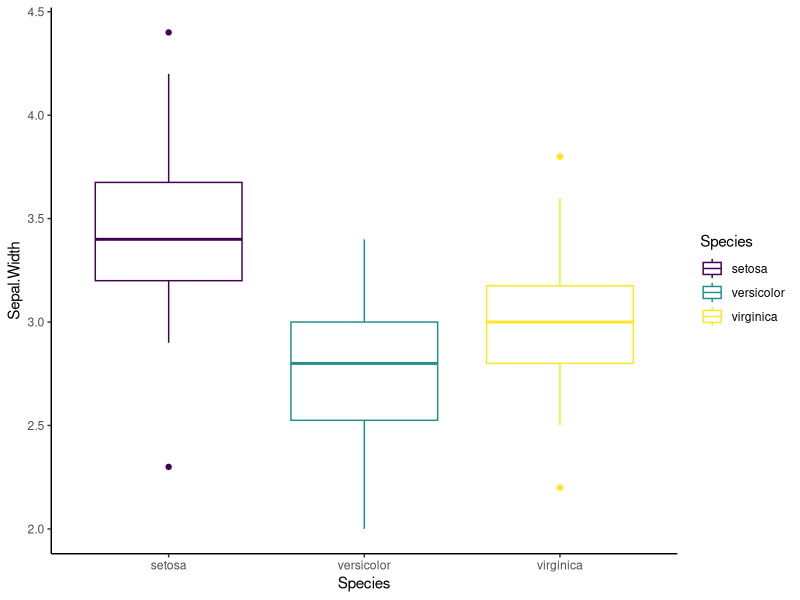
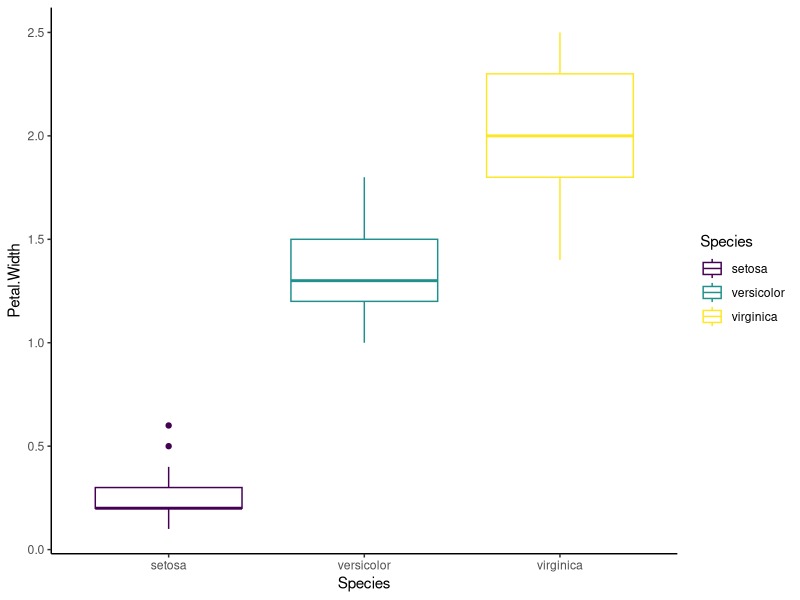
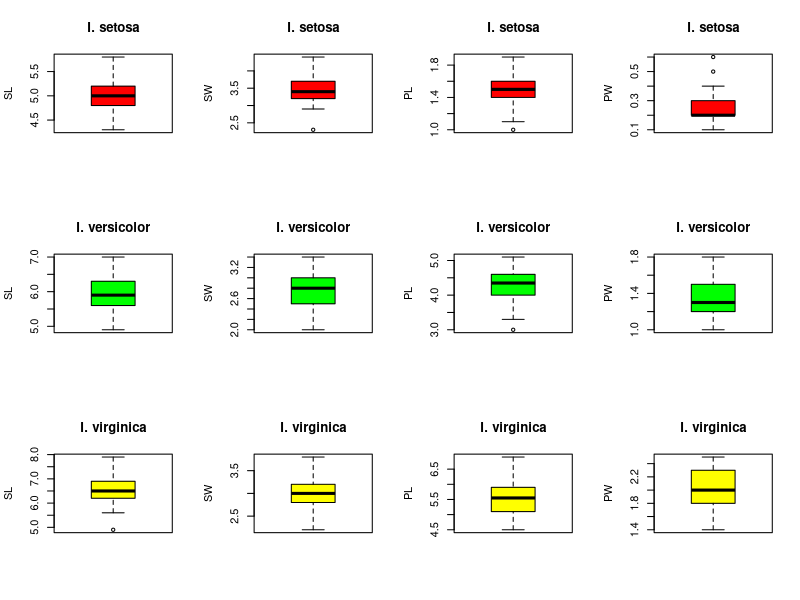

Here is the R script that generated these plots, in order:
data("iris")
str(iris)


library(ggplot2)

# plot multiple traits for the three species
levels(iris$Species)

library(viridis)
# new plot

ggplot(data = iris, aes(x = Species, y = Sepal.Width, color = Species)) +
  geom_boxplot() +
  theme_classic() +
  scale_color_viridis(discrete=TRUE)

ggplot(data = iris, aes(x = Species, y = Petal.Width, color = Species)) +
  geom_boxplot() +
  theme_classic() +
  scale_color_viridis(discrete=TRUE)
  


# ugly plots
par(mfrow=c(3,4)) 
boxplot(iris[iris$Species=="setosa", ]$Sepal.Length,
        main = "I. setosa",
        ylab = "SL",
        col = "red")
boxplot(iris[iris$Species=="setosa", ]$Sepal.Width,
        main = "I. setosa",
        ylab = "SW",
        col = "red")
boxplot(iris[iris$Species=="setosa", ]$Petal.Length,
        main = "I. setosa",
        ylab = "PL",
        col = "red")
boxplot(iris[iris$Species=="setosa", ]$Petal.Width,
        main = "I. setosa",
        ylab = "PW",
        col = "red")
boxplot(iris[iris$Species=="versicolor", ]$Sepal.Length,
        main = "I. versicolor",
        ylab = "SL",
        col = "green")
boxplot(iris[iris$Species=="versicolor", ]$Sepal.Width,
        main = "I. versicolor",
        ylab = "SW",
        col = "green")
boxplot(iris[iris$Species=="versicolor", ]$Petal.Length,
        main = "I. versicolor",
        ylab = "PL",
        col = "green")
boxplot(iris[iris$Species=="versicolor", ]$Petal.Width,
        main = "I. versicolor",
        ylab = "PW",
        col = "green")
boxplot(iris[iris$Species=="virginica", ]$Sepal.Length,
        main = "I. virginica",
        ylab = "SL",
        col = "yellow")
boxplot(iris[iris$Species=="virginica", ]$Sepal.Width,
        main = "I. virginica",
        ylab = "SW",
        col = "yellow")
boxplot(iris[iris$Species=="virginica", ]$Petal.Length,
        main = "I. virginica",
        ylab = "PL",
        col = "yellow")
boxplot(iris[iris$Species=="virginica", ]$Petal.Width,
        main = "I. virginica",
        ylab = "PW",
        col = "yellow")
